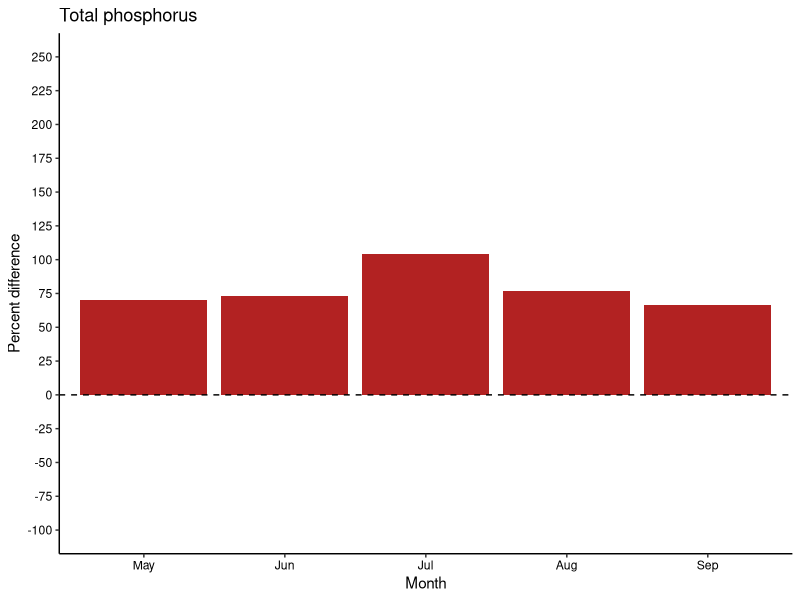
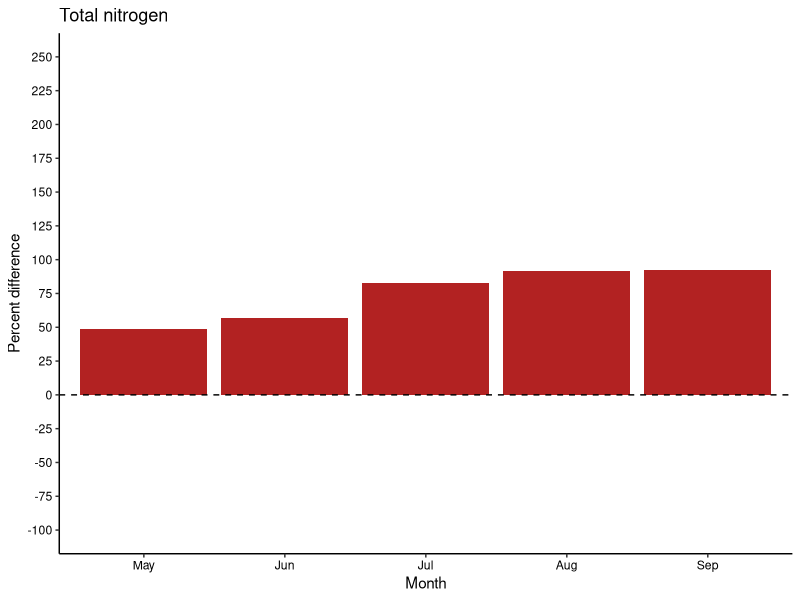
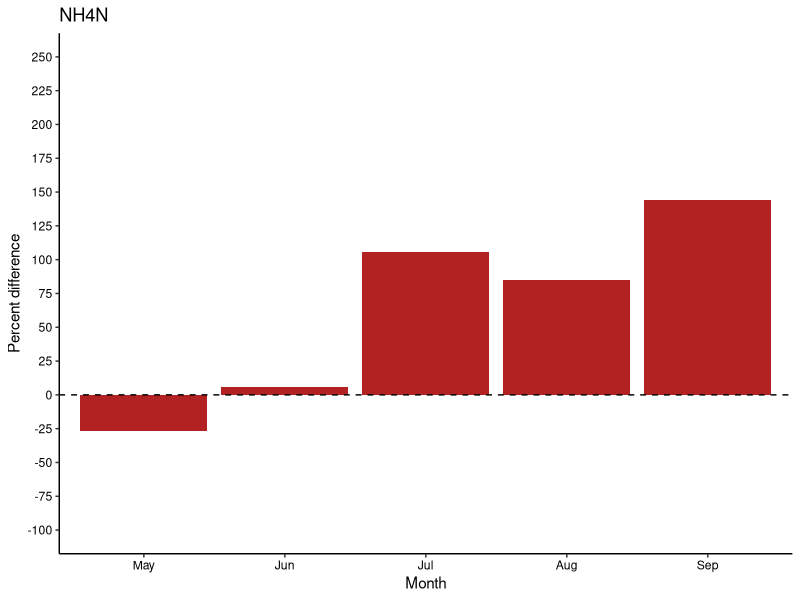
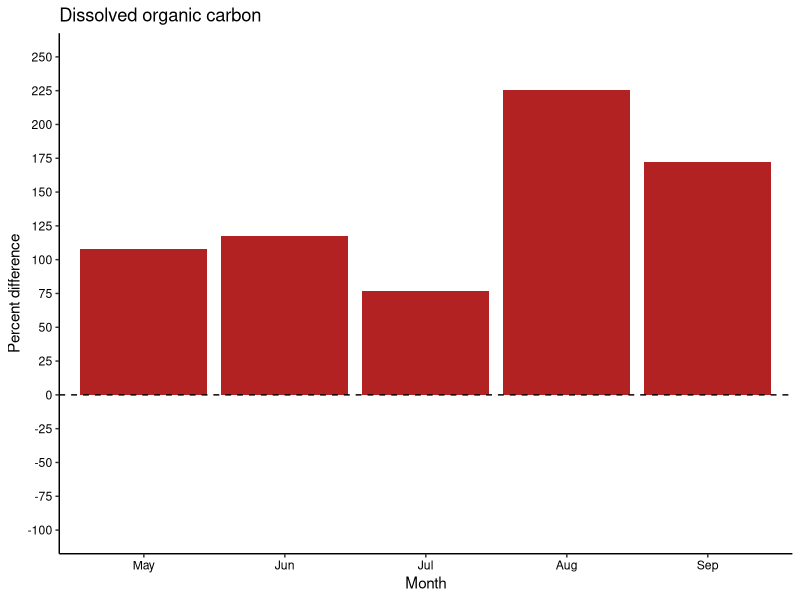
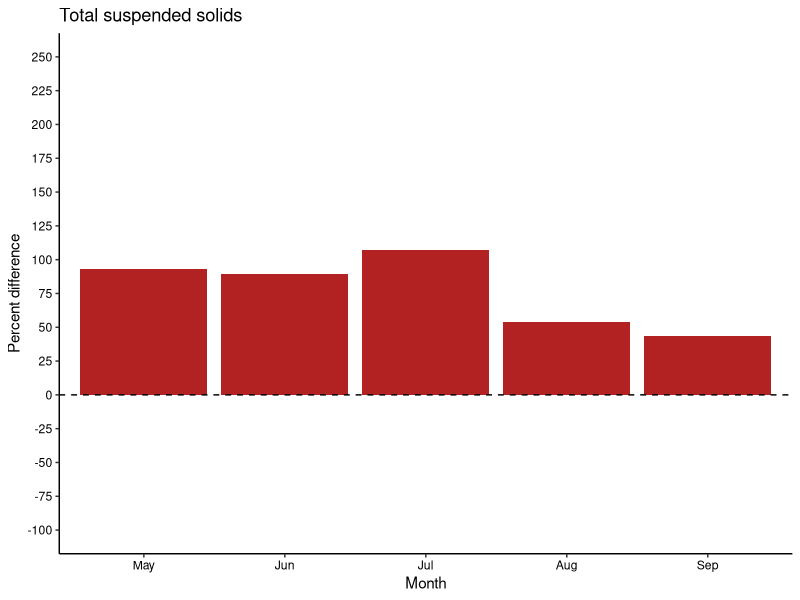
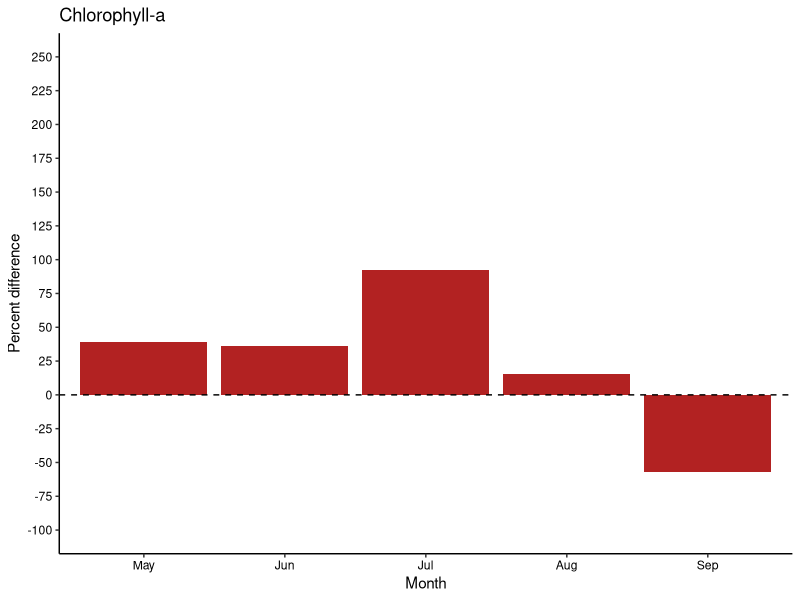
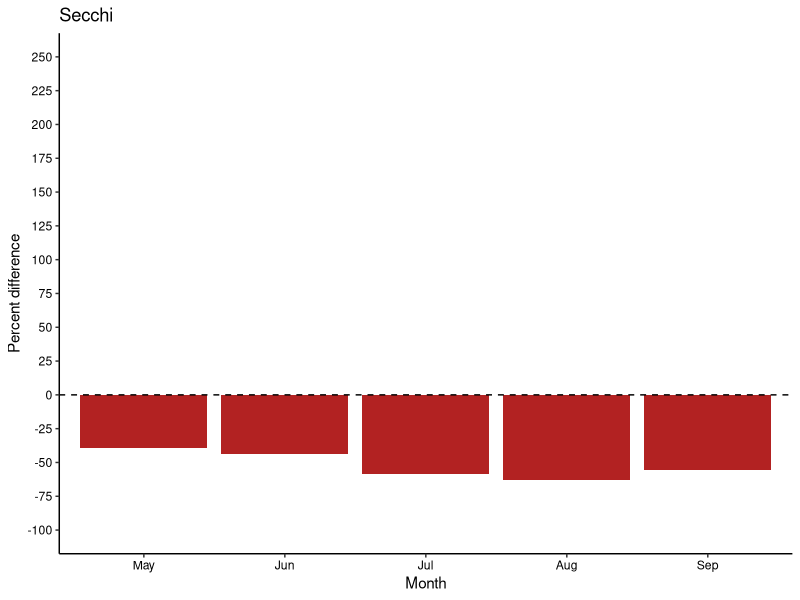
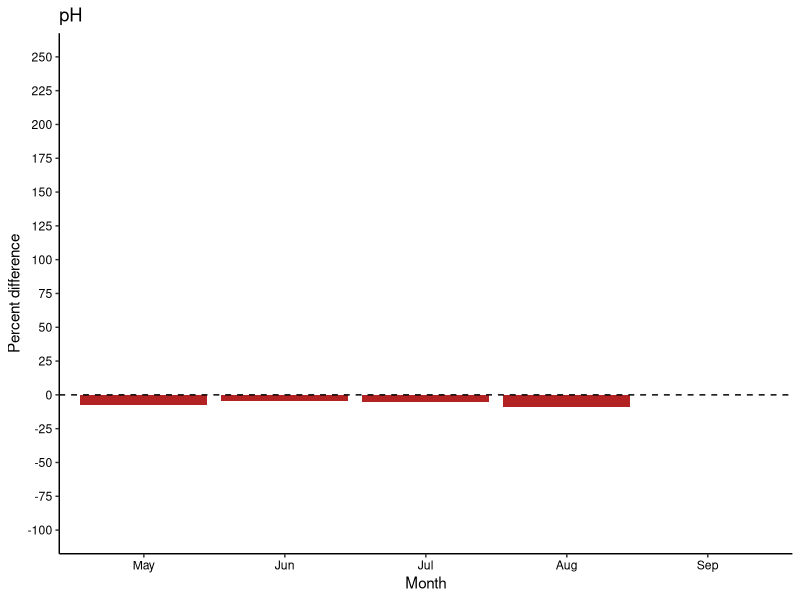

The R source for these figures, in order:
## ---- chunk 1
knitr::opts_chunk$set(echo = TRUE)
#### R libraries ####
library(dplyr)
library(ggplot2)

#### Input data ####
setwd("C:/Users/immcc/Documents/SplashNBurn")

# water quality
waterquality <- read.csv("Data/WaterQuality/combined_lab_field_may_sep.csv")

#### Main program ####
month_order <- c('May','Jun','Jul','Aug','Sep')
common_y_limits <- c(-100,250)
common_y_breaks <- seq(-100,250,25)

## ---- chunk 2
# Percent change in water quality between burned and control lakes
# for each month from May to September 2022
# this version shows standardized y axes
# all metrics taken at the surface
## ---- chunk 3
## TP
TP <- waterquality[,c('TP_ppb','Month_factor','Type')]
TP_burned <- subset(TP, Type=='Burned')
TP_control <- subset(TP, Type=='Control')

TP_byMonth_burned <- TP_burned %>%
  group_by(Month_factor) %>%
  summarize(TP_MedianBurned=median(TP_ppb, na.rm=T))

TP_byMonth_control <- TP_control %>%
  group_by(Month_factor) %>%
  summarize(TP_MedianControl=median(TP_ppb, na.rm=T))

TP_byMonth <- merge(TP_byMonth_burned, TP_byMonth_control, by='Month_factor', all=T)
TP_byMonth <- TP_byMonth %>%
  mutate(Month_factor =  factor(Month_factor, levels = month_order)) %>%
  arrange(Month_factor)
TP_byMonth$TP_MedianDiff <- ((TP_byMonth$TP_MedianBurned - TP_byMonth$TP_MedianControl)/TP_byMonth$TP_MedianControl)*100

# basic plot
ggplot(TP_byMonth, aes(x=Month_factor, y=TP_MedianDiff))+
  geom_bar(stat='identity', fill='firebrick')+
  theme_classic()+
  scale_y_continuous('Percent difference',limits=common_y_limits, breaks=common_y_breaks)+
  scale_x_discrete('Month')+
  theme(axis.title.y=element_text(color='black'),
        axis.title.x=element_text(color='black'),
        axis.text.y=element_text(color='black'),
        axis.text.x=element_text(color='black'))+
  ggtitle('Total phosphorus')+
  geom_hline(yintercept = 0, linetype='dashed')


## TN
TN <- waterquality[,c('TN_ppb','Month_factor','Type')]
TN_burned <- subset(TN, Type=='Burned')
TN_control <- subset(TN, Type=='Control')

TN_byMonth_burned <- TN_burned %>%
  group_by(Month_factor) %>%
  summarize(TN_MedianBurned=median(TN_ppb, na.rm=T))

TN_byMonth_control <- TN_control %>%
  group_by(Month_factor) %>%
  summarize(TN_MedianControl=median(TN_ppb, na.rm=T))

TN_byMonth <- merge(TN_byMonth_burned, TN_byMonth_control, by='Month_factor', all=T)
TN_byMonth <- TN_byMonth %>%
  mutate(Month_factor =  factor(Month_factor, levels = month_order)) %>%
  arrange(Month_factor)
TN_byMonth$TN_MedianDiff <- ((TN_byMonth$TN_MedianBurned - TN_byMonth$TN_MedianControl)/TN_byMonth$TN_MedianControl)*100

# basic plot
ggplot(TN_byMonth, aes(x=Month_factor, y=TN_MedianDiff))+
  geom_bar(stat='identity', fill='firebrick')+
  theme_classic()+
  scale_y_continuous('Percent difference',limits=common_y_limits, breaks=common_y_breaks)+
  scale_x_discrete('Month')+
  theme(axis.title.y=element_text(color='black'),
        axis.title.x=element_text(color='black'),
        axis.text.y=element_text(color='black'),
        axis.text.x=element_text(color='black'))+
  ggtitle('Total nitrogen')+
  geom_hline(yintercept = 0, linetype='dashed')


# ## NO2NO3 # why so many 0s?
# NO2NO3 <- waterquality[,c('NO2NO3_ppb','Month_factor','Type')]
# NO2NO3_burned <- subset(NO2NO3, Type=='Burned')
# NO2NO3_control <- subset(NO2NO3, Type=='Control')
# 
# NO2NO3_byMonth_burned <- NO2NO3_burned %>%
#   group_by(Month_factor) %>%
#   summarize(NO2NO3_MedianBurned=median(NO2NO3_ppb, na.rm=T))
# 
# NO2NO3_byMonth_control <- NO2NO3_control %>%
#   group_by(Month_factor) %>%
#   summarize(NO2NO3_MedianControl=median(NO2NO3_ppb, na.rm=T))
# 
# NO2NO3_byMonth <- merge(NO2NO3_byMonth_burned, NO2NO3_byMonth_control, by='Month_factor', all=T)
# NO2NO3_byMonth <- NO2NO3_byMonth %>%
#   mutate(Month_factor =  factor(Month_factor, levels = month_order)) %>%
#   arrange(Month_factor)
# NO2NO3_byMonth$NO2NO3_MedianDiff <- ((NO2NO3_byMonth$NO2NO3_MedianBurned - NO2NO3_byMonth$NO2NO3_MedianControl)/NO2NO3_byMonth$NO2NO3_MedianControl)*100
# 
# # basic plot
# ggplot(NO2NO3_byMonth, aes(x=Month_factor, y=NO2NO3_MedianDiff))+
#   geom_bar(stat='identity', fill='firebrick')+
#   theme_classic()+
#   scale_y_continuous('Percent difference',limits=common_y_limits, breaks=common_y_breaks)+
#   scale_x_discrete('Month')+
#   theme(axis.title.y=element_text(color='black'),
#         axis.title.x=element_text(color='black'),
#         axis.text.y=element_text(color='black'),
#         axis.text.x=element_text(color='black'))+
#   ggtitle('NO2NO3')+
#   geom_hline(yintercept = 0, linetype='dashed')


## NH4N
NH4N <- waterquality[,c('NH4N_ppb','Month_factor','Type')]
NH4N_burned <- subset(NH4N, Type=='Burned')
NH4N_control <- subset(NH4N, Type=='Control')

NH4N_byMonth_burned <- NH4N_burned %>%
  group_by(Month_factor) %>%
  summarize(NH4N_MedianBurned=median(NH4N_ppb, na.rm=T))

NH4N_byMonth_control <- NH4N_control %>%
  group_by(Month_factor) %>%
  summarize(NH4N_MedianControl=median(NH4N_ppb, na.rm=T))

NH4N_byMonth <- merge(NH4N_byMonth_burned, NH4N_byMonth_control, by='Month_factor', all=T)
NH4N_byMonth <- NH4N_byMonth %>%
  mutate(Month_factor =  factor(Month_factor, levels = month_order)) %>%
  arrange(Month_factor)
NH4N_byMonth$NH4N_MedianDiff <- ((NH4N_byMonth$NH4N_MedianBurned - NH4N_byMonth$NH4N_MedianControl)/NH4N_byMonth$NH4N_MedianControl)*100

# basic plot
ggplot(NH4N_byMonth, aes(x=Month_factor, y=NH4N_MedianDiff))+
  geom_bar(stat='identity', fill='firebrick')+
  theme_classic()+
  scale_y_continuous('Percent difference',limits=common_y_limits, breaks=common_y_breaks)+
  scale_x_discrete('Month')+
  theme(axis.title.y=element_text(color='black'),
        axis.title.x=element_text(color='black'),
        axis.text.y=element_text(color='black'),
        axis.text.x=element_text(color='black'))+
  ggtitle('NH4N')+
  geom_hline(yintercept = 0, linetype='dashed')

## DOC
DOC <- waterquality[,c('DOC_ppm','Month_factor','Type')]
DOC_burned <- subset(DOC, Type=='Burned')
DOC_control <- subset(DOC, Type=='Control')

DOC_byMonth_burned <- DOC_burned %>%
  group_by(Month_factor) %>%
  summarize(DOC_MedianBurned=median(DOC_ppm, na.rm=T))

DOC_byMonth_control <- DOC_control %>%
  group_by(Month_factor) %>%
  summarize(DOC_MedianControl=median(DOC_ppm, na.rm=T))

DOC_byMonth <- merge(DOC_byMonth_burned, DOC_byMonth_control, by='Month_factor', all=T)
DOC_byMonth <- DOC_byMonth %>%
  mutate(Month_factor =  factor(Month_factor, levels = month_order)) %>%
  arrange(Month_factor)
DOC_byMonth$DOC_MedianDiff <- ((DOC_byMonth$DOC_MedianBurned - DOC_byMonth$DOC_MedianControl)/DOC_byMonth$DOC_MedianControl)*100

# basic plot
ggplot(DOC_byMonth, aes(x=Month_factor, y=DOC_MedianDiff))+
  geom_bar(stat='identity', fill='firebrick')+
  theme_classic()+
  scale_y_continuous('Percent difference',limits=common_y_limits, breaks=common_y_breaks)+
  scale_x_discrete('Month')+
  theme(axis.title.y=element_text(color='black'),
        axis.title.x=element_text(color='black'),
        axis.text.y=element_text(color='black'),
        axis.text.x=element_text(color='black'))+
  ggtitle('Dissolved organic carbon')+
  geom_hline(yintercept = 0, linetype='dashed')

## TSS
TSS <- waterquality[,c('TSS_mgL','Month_factor','Type')]
TSS_burned <- subset(TSS, Type=='Burned')
TSS_control <- subset(TSS, Type=='Control')

TSS_byMonth_burned <- TSS_burned %>%
  group_by(Month_factor) %>%
  summarize(TSS_MedianBurned=median(TSS_mgL, na.rm=T))

TSS_byMonth_control <- TSS_control %>%
  group_by(Month_factor) %>%
  summarize(TSS_MedianControl=median(TSS_mgL, na.rm=T))

TSS_byMonth <- merge(TSS_byMonth_burned, TSS_byMonth_control, by='Month_factor', all=T)
TSS_byMonth <- TSS_byMonth %>%
  mutate(Month_factor =  factor(Month_factor, levels = month_order)) %>%
  arrange(Month_factor)
TSS_byMonth$TSS_MedianDiff <- ((TSS_byMonth$TSS_MedianBurned - TSS_byMonth$TSS_MedianControl)/TSS_byMonth$TSS_MedianControl)*100

# basic plot
ggplot(TSS_byMonth, aes(x=Month_factor, y=TSS_MedianDiff))+
  geom_bar(stat='identity', fill='firebrick')+
  theme_classic()+
  scale_y_continuous('Percent difference',limits=common_y_limits, breaks=common_y_breaks)+
  scale_x_discrete('Month')+
  theme(axis.title.y=element_text(color='black'),
        axis.title.x=element_text(color='black'),
        axis.text.y=element_text(color='black'),
        axis.text.x=element_text(color='black'))+
  ggtitle('Total suspended solids')+
  geom_hline(yintercept = 0, linetype='dashed')


## Chloro
Chloro <- waterquality[,c('Chloro_ppb','Month_factor','Type')]
Chloro_burned <- subset(Chloro, Type=='Burned')
Chloro_control <- subset(Chloro, Type=='Control')

Chloro_byMonth_burned <- Chloro_burned %>%
  group_by(Month_factor) %>%
  summarize(Chloro_MedianBurned=median(Chloro_ppb, na.rm=T))

Chloro_byMonth_control <- Chloro_control %>%
  group_by(Month_factor) %>%
  summarize(Chloro_MedianControl=median(Chloro_ppb, na.rm=T))

Chloro_byMonth <- merge(Chloro_byMonth_burned, Chloro_byMonth_control, by='Month_factor', all=T)
Chloro_byMonth <- Chloro_byMonth %>%
  mutate(Month_factor =  factor(Month_factor, levels = month_order)) %>%
  arrange(Month_factor)
Chloro_byMonth$Chloro_MedianDiff <- ((Chloro_byMonth$Chloro_MedianBurned - Chloro_byMonth$Chloro_MedianControl)/Chloro_byMonth$Chloro_MedianControl)*100

# basic plot
ggplot(Chloro_byMonth, aes(x=Month_factor, y=Chloro_MedianDiff))+
  geom_bar(stat='identity', fill='firebrick')+
  theme_classic()+
  scale_y_continuous('Percent difference',limits=common_y_limits, breaks=common_y_breaks)+
  scale_x_discrete('Month')+
  theme(axis.title.y=element_text(color='black'),
        axis.title.x=element_text(color='black'),
        axis.text.y=element_text(color='black'),
        axis.text.x=element_text(color='black'))+
  ggtitle('Chlorophyll-a')+
  geom_hline(yintercept = 0, linetype='dashed')


## Secchi
Secchi <- waterquality[,c('SecchiDepth_m','Month_factor','Type')]
Secchi_burned <- subset(Secchi, Type=='Burned')
Secchi_control <- subset(Secchi, Type=='Control')

Secchi_byMonth_burned <- Secchi_burned %>%
  group_by(Month_factor) %>%
  summarize(Secchi_MedianBurned=median(SecchiDepth_m, na.rm=T))

Secchi_byMonth_control <- Secchi_control %>%
  group_by(Month_factor) %>%
  summarize(Secchi_MedianControl=median(SecchiDepth_m, na.rm=T))

Secchi_byMonth <- merge(Secchi_byMonth_burned, Secchi_byMonth_control, by='Month_factor', all=T)
Secchi_byMonth <- Secchi_byMonth %>%
  mutate(Month_factor =  factor(Month_factor, levels = month_order)) %>%
  arrange(Month_factor)
Secchi_byMonth$Secchi_MedianDiff <- ((Secchi_byMonth$Secchi_MedianBurned - Secchi_byMonth$Secchi_MedianControl)/Secchi_byMonth$Secchi_MedianControl)*100

# basic plot
ggplot(Secchi_byMonth, aes(x=Month_factor, y=Secchi_MedianDiff))+
  geom_bar(stat='identity', fill='firebrick')+
  theme_classic()+
  scale_y_continuous('Percent difference',limits=common_y_limits, breaks=common_y_breaks)+
  scale_x_discrete('Month')+
  theme(axis.title.y=element_text(color='black'),
        axis.title.x=element_text(color='black'),
        axis.text.y=element_text(color='black'),
        axis.text.x=element_text(color='black'))+
  ggtitle('Secchi')+
  geom_hline(yintercept = 0, linetype='dashed')


## pH
pH <- waterquality[,c('pH','Month_factor','Type')]
pH_burned <- subset(pH, Type=='Burned')
pH_control <- subset(pH, Type=='Control')

pH_byMonth_burned <- pH_burned %>%
  group_by(Month_factor) %>%
  summarize(pH_MedianBurned=median(pH, na.rm=T))

pH_byMonth_control <- pH_control %>%
  group_by(Month_factor) %>%
  summarize(pH_MedianControl=median(pH, na.rm=T))

pH_byMonth <- merge(pH_byMonth_burned, pH_byMonth_control, by='Month_factor', all=T)
pH_byMonth <- pH_byMonth %>%
  mutate(Month_factor =  factor(Month_factor, levels = month_order)) %>%
  arrange(Month_factor)
pH_byMonth$pH_MedianDiff <- ((pH_byMonth$pH_MedianBurned - pH_byMonth$pH_MedianControl)/pH_byMonth$pH_MedianControl)*100

# basic plot
ggplot(pH_byMonth, aes(x=Month_factor, y=pH_MedianDiff))+
  geom_bar(stat='identity', fill='firebrick')+
  theme_classic()+
  scale_y_continuous('Percent difference',limits=common_y_limits, breaks=common_y_breaks)+
  scale_x_discrete('Month')+
  theme(axis.title.y=element_text(color='black'),
        axis.title.x=element_text(color='black'),
        axis.text.y=element_text(color='black'),
        axis.text.x=element_text(color='black'))+
  ggtitle('pH')+
  geom_hline(yintercept = 0, linetype='dashed')

## WaterTemp_C
WaterTemp_C <- waterquality[,c('WaterTemp_C','Month_factor','Type')]
WaterTemp_C_burned <- subset(WaterTemp_C, Type=='Burned')
WaterTemp_C_control <- subset(WaterTemp_C, Type=='Control')

WaterTemp_C_byMonth_burned <- WaterTemp_C_burned %>%
  group_by(Month_factor) %>%
  summarize(WaterTemp_C_MedianBurned=median(WaterTemp_C, na.rm=T))

WaterTemp_C_byMonth_control <- WaterTemp_C_control %>%
  group_by(Month_factor) %>%
  summarize(WaterTemp_C_MedianControl=median(WaterTemp_C, na.rm=T))

WaterTemp_C_byMonth <- merge(WaterTemp_C_byMonth_burned, WaterTemp_C_byMonth_control, by='Month_factor', all=T)
WaterTemp_C_byMonth <- WaterTemp_C_byMonth %>%
  mutate(Month_factor =  factor(Month_factor, levels = month_order)) %>%
  arrange(Month_factor)
WaterTemp_C_byMonth$WaterTemp_C_MedianDiff <- ((WaterTemp_C_byMonth$WaterTemp_C_MedianBurned - WaterTemp_C_byMonth$WaterTemp_C_MedianControl)/WaterTemp_C_byMonth$WaterTemp_C_MedianControl)*100

# basic plot
ggplot(WaterTemp_C_byMonth, aes(x=Month_factor, y=WaterTemp_C_MedianDiff))+
  geom_bar(stat='identity', fill='firebrick')+
  theme_classic()+
  scale_y_continuous('Percent difference',limits=common_y_limits, breaks=common_y_breaks)+
  scale_x_discrete('Month')+
  theme(axis.title.y=element_text(color='black'),
        axis.title.x=element_text(color='black'),
        axis.text.y=element_text(color='black'),
        axis.text.x=element_text(color='black'))+
  ggtitle('Water Temperature')+
  geom_hline(yintercept = 0, linetype='dashed')


## SpecCond_uScm
SpecCond_uScm <- waterquality[,c('SpecCond_uScm','Month_factor','Type')]
SpecCond_uScm_burned <- subset(SpecCond_uScm, Type=='Burned')
SpecCond_uScm_control <- subset(SpecCond_uScm, Type=='Control')

SpecCond_uScm_byMonth_burned <- SpecCond_uScm_burned %>%
  group_by(Month_factor) %>%
  summarize(SpecCond_uScm_MedianBurned=median(SpecCond_uScm, na.rm=T))

SpecCond_uScm_byMonth_control <- SpecCond_uScm_control %>%
  group_by(Month_factor) %>%
  summarize(SpecCond_uScm_MedianControl=median(SpecCond_uScm, na.rm=T))

SpecCond_uScm_byMonth <- merge(SpecCond_uScm_byMonth_burned, SpecCond_uScm_byMonth_control, by='Month_factor', all=T)
SpecCond_uScm_byMonth <- SpecCond_uScm_byMonth %>%
  mutate(Month_factor =  factor(Month_factor, levels = month_order)) %>%
  arrange(Month_factor)
SpecCond_uScm_byMonth$SpecCond_uScm_MedianDiff <- ((SpecCond_uScm_byMonth$SpecCond_uScm_MedianBurned - SpecCond_uScm_byMonth$SpecCond_uScm_MedianControl)/SpecCond_uScm_byMonth$SpecCond_uScm_MedianControl)*100

# basic plot
ggplot(SpecCond_uScm_byMonth, aes(x=Month_factor, y=SpecCond_uScm_MedianDiff))+
  geom_bar(stat='identity', fill='firebrick')+
  theme_classic()+
  scale_y_continuous('Percent difference',limits=common_y_limits, breaks=common_y_breaks)+
  scale_x_discrete('Month')+
  theme(axis.title.y=element_text(color='black'),
        axis.title.x=element_text(color='black'),
        axis.text.y=element_text(color='black'),
        axis.text.x=element_text(color='black'))+
  ggtitle('Specific conductivity')+
  geom_hline(yintercept = 0, linetype='dashed')


## ANC
ANC <- waterquality[,c('ANC_mgCaCO3L','Month_factor','Type')]
ANC_burned <- subset(ANC, Type=='Burned')
ANC_control <- subset(ANC, Type=='Control')

ANC_byMonth_burned <- ANC_burned %>%
  group_by(Month_factor) %>%
  summarize(ANC_MedianBurned=median(ANC_mgCaCO3L, na.rm=T))

ANC_byMonth_control <- ANC_control %>%
  group_by(Month_factor) %>%
  summarize(ANC_MedianControl=median(ANC_mgCaCO3L, na.rm=T))

ANC_byMonth <- merge(ANC_byMonth_burned, ANC_byMonth_control, by='Month_factor', all=T)
ANC_byMonth <- ANC_byMonth %>%
  mutate(Month_factor =  factor(Month_factor, levels = month_order)) %>%
  arrange(Month_factor)
ANC_byMonth$ANC_MedianDiff <- ((ANC_byMonth$ANC_MedianBurned - ANC_byMonth$ANC_MedianControl)/ANC_byMonth$ANC_MedianControl)*100

# basic plot
ggplot(ANC_byMonth, aes(x=Month_factor, y=ANC_MedianDiff))+
  geom_bar(stat='identity', fill='firebrick')+
  theme_classic()+
  scale_y_continuous('Percent difference',limits=common_y_limits, breaks=common_y_breaks)+
  scale_x_discrete('Month')+
  theme(axis.title.y=element_text(color='black'),
        axis.title.x=element_text(color='black'),
        axis.text.y=element_text(color='black'),
        axis.text.x=element_text(color='black'))+
  ggtitle('ANC mgCaCO3L')+
  geom_hline(yintercept = 0, linetype='dashed')




